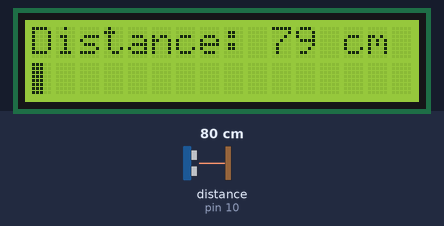
This sketch was run on a simulated Arduino Uno, built with avr-gcc and run on an emulated ATmega328P. On the bench: 16×2 character LCD. Wiring (inferred from the names in the program): ultrasonic range finder: trigger pin 9; echo pin 10. Inputs (shaded band) come from the test bench; at power-on: distance to the obstacle (sensor on pin 10) 80 cm. The echo pulse lasts 58.3 µs per cm.

Above: at 1.2 s.
1.3 s: distance to the obstacle (sensor on pin 10) set to 2 cm
At 2.4 s:
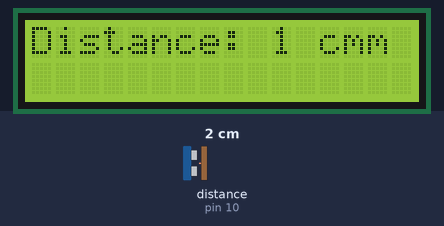
2.8 s: distance to the obstacle (sensor on pin 10) set to 18 cm
At 4.0 s:
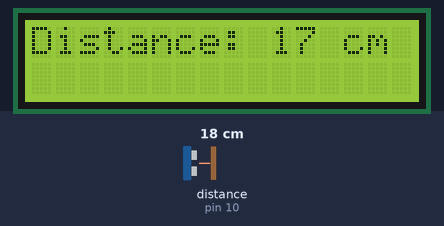
4.3 s: distance to the obstacle (sensor on pin 10) set to 35 cm
At 5.1 s:
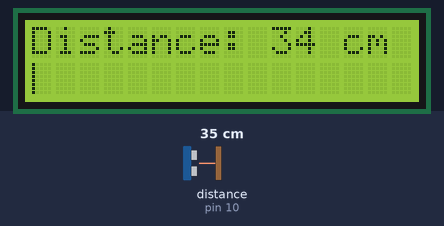
5.9 s: distance to the obstacle (sensor on pin 10) set to 60 cm
At 6.2 s:
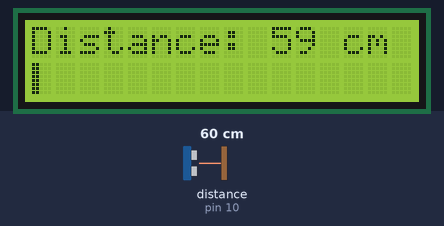
7.4 s: distance to the obstacle (sensor on pin 10) set to 120 cm
At 7.8 s:
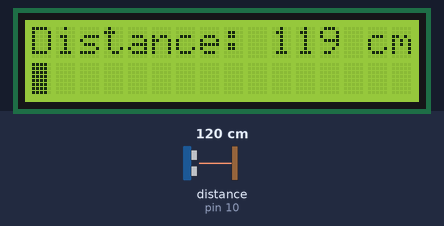
8.9 s: distance to the obstacle (sensor on pin 10) set to 4 cm
At 9.7 s:
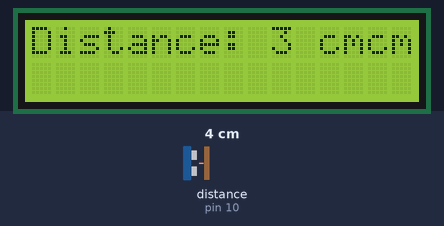
Timing chart, 0 to 11.5 s (numbered marks = the images above; inputs shaded):
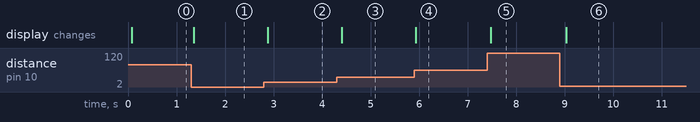

Measured:
- after the input at 1.3 s, the display: changes after 0.06 s (image 1)
- after the input at 2.8 s, the display: changes after 0.08 s (image 2)
- after the input at 4.3 s, the display: changes after 0.10 s (image 3)
- after the input at 5.9 s, the display: changes at once (image 4)
- after the input at 7.4 s, the display: changes after 0.08 s (image 5)
- after the input at 8.9 s, the display: changes after 0.13 s (image 6)

The sketch:

LCD_bar_graph.ino
```cpp
// includes the LiquidCrystal Library
#include <LiquidCrystal.h>

// includes the LcdBarGraph Library
#include <LcdBarGraph.h>

// Maximum distance we want to ping for (in centimeters).
#define max_distance 2000

// Creates an LCD object. Parameters: (rs, enable, d4, d5, d6, d7)
LiquidCrystal lcd(12, 11, 5, 4, 3, 2);

LcdBarGraph lbg(&lcd, 16, 0, 1); // Creates an LCD Bargraph object.

const int trigPin = 9;
const int echoPin = 10;
long duration;
int distance;

void setup()
{
  lcd.begin(16,2); // Initializes the interface to the LCD screen

  pinMode(trigPin, OUTPUT);
  pinMode(echoPin, INPUT);
}

void loop()
{
  // Write a pulse to the HC-SR04 Trigger Pin
  digitalWrite(trigPin, LOW);
  delayMicroseconds(2);
  digitalWrite(trigPin, HIGH);
  delayMicroseconds(10);
  digitalWrite(trigPin, LOW);

  // Measure the response from the HC-SR04 Echo Pin
  duration = pulseIn(echoPin, HIGH)/58.2;

  // Determine distance from duration
  // Use 343 metres per second as speed of sound


  // Prints "Distance: <value>" on the first line of the LCD
  lcd.setCursor(0,0);
  lcd.print("Distance: ");
  lcd.print(duration);
  lcd.print(" cm");

  // Draws bargraph on the second line of the LCD
  lcd.setCursor(0,1);
  lbg.drawValue(duration, max_distance);
  delay(250);
}
```
